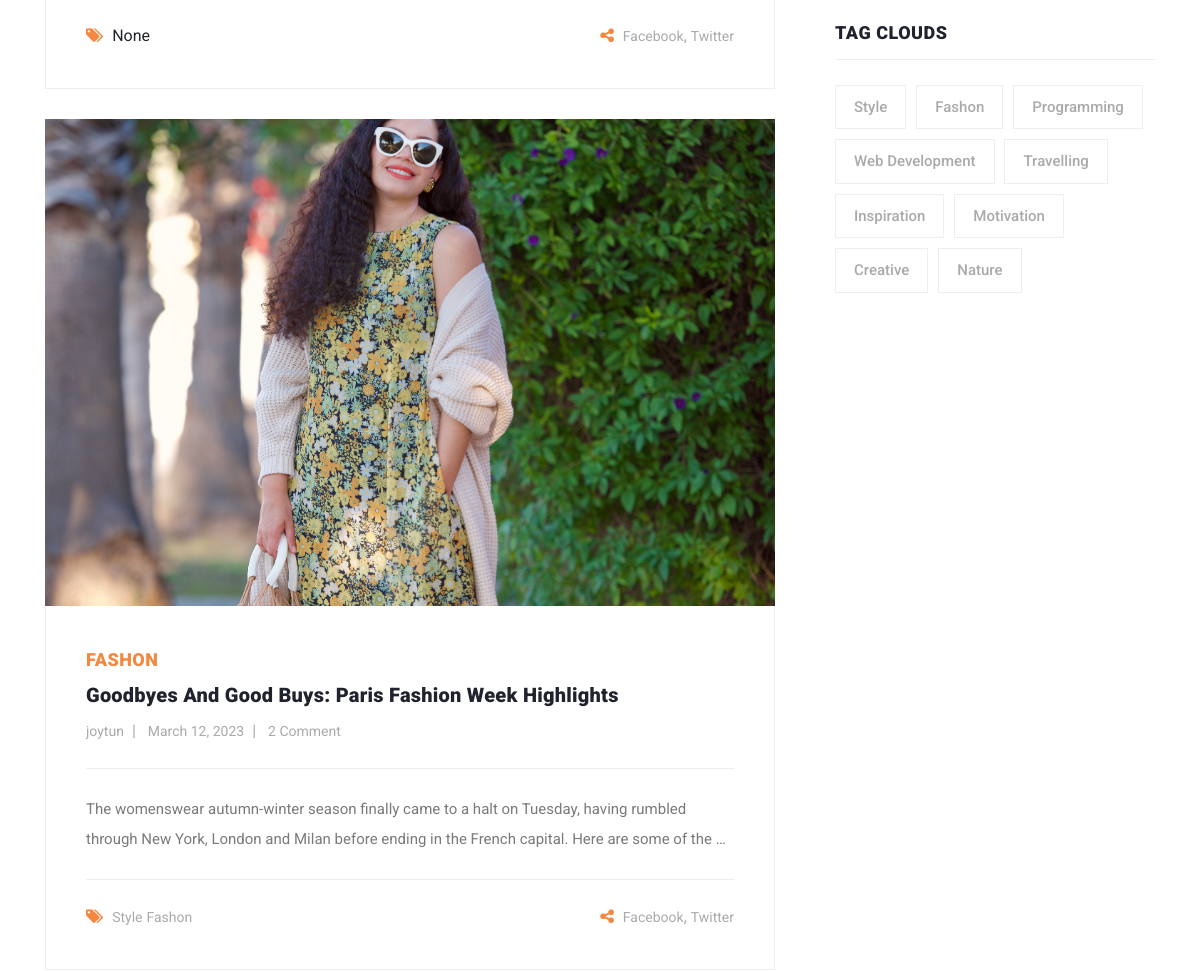
Before: / (middle part) with the older database file.
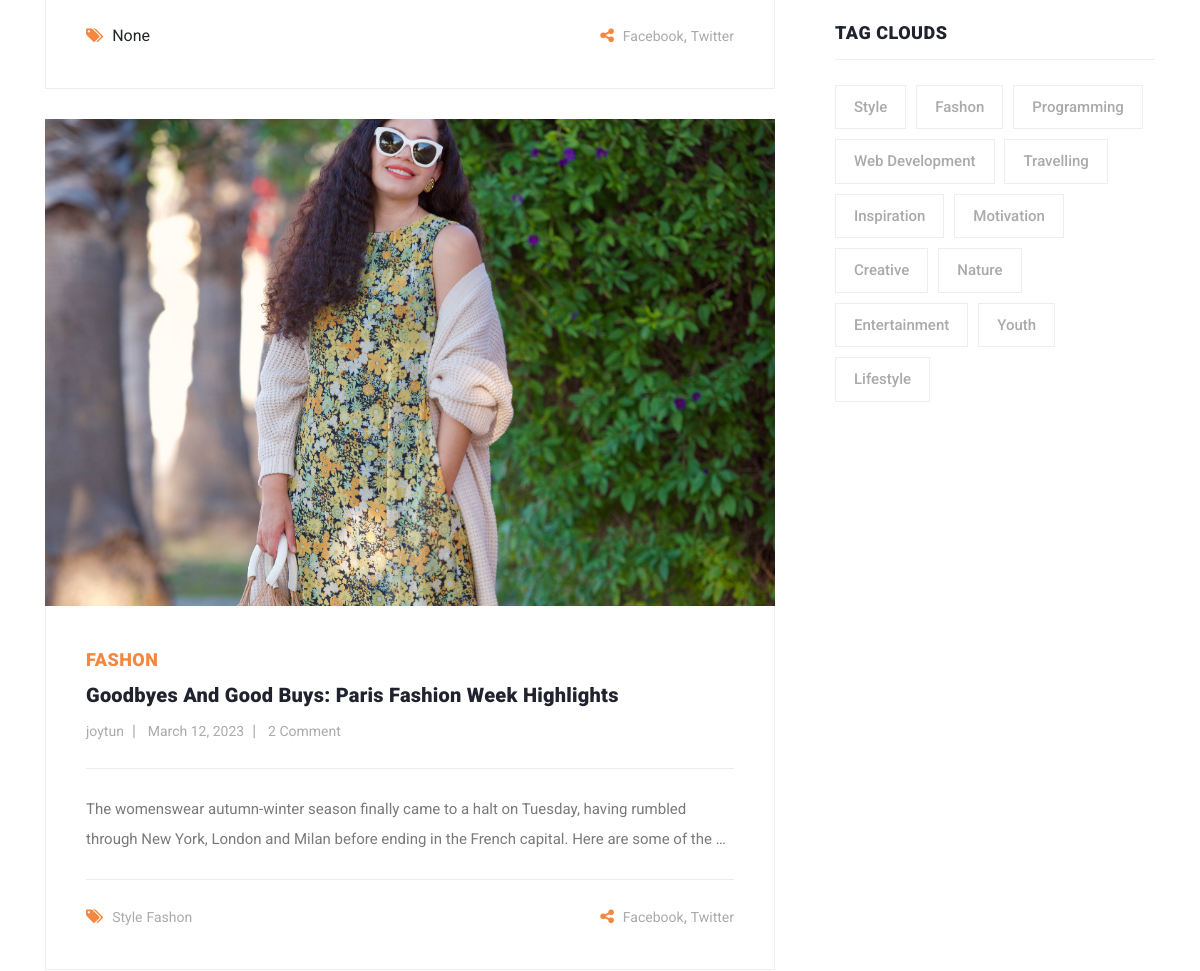
After: the same page with the newer database file.
### blog/models.py (models this page shows, shortened)
class Blog(models.Model):
    likes = models.ManyToManyField(
        user,
        related_name = 'user_likes',
        blank=True
    )
    user = models.ForeignKey(
        user,
        related_name = 'user_blogs',
        on_delete= models.CASCADE
    )
    category = models.ForeignKey(
        Category,
        related_name = 'category_blogs',
        on_delete= models.CASCADE
    )
    tags = models.ManyToManyField(
        Tag,
        related_name = 'tag_blogs',
        blank=True
    )
    title = models.CharField(max_length=250)
    description = models.TextField()
    slug = models.SlugField(null=True, blank = True)
    banner = models.ImageField(upload_to='blog_banners')
    created_date = models.DateField(auto_now_add=True)

class Category(models.Model):
    title = models.CharField(max_length=150, unique=True)
    slug = models.SlugField(null= True, blank = True)
    created_date = models.DateField(auto_now_add = True)
    def __str__(self) -> str:
        return self.title

class Tag(models.Model):
    title = models.CharField(max_length=150)
    slug = models.SlugField(null= True, blank = True)
    created_date = models.DateField(auto_now_add=True)

### user_profile/models.py (models this page shows, shortened)
class user(AbstractUser):
    email =  models.EmailField(
        max_length=150,
        unique=True,
        error_messages={
        "unique": "The email must be unique"
        }
    )
    profile_image = models.ImageField(
        null=True,
        blank=True,
        upload_to="profile_image"
    )
    REQUIRED_FIELDS = ["email"]
    objects = customUserManager()

### blog/views.py (the view)
# urls.py: path('', home, name='home'),
def home(request):
    blogs = Blog.objects.order_by('created_date')
    tags = Tag.objects.order_by('created_date')
    context = {
        "blogs" : blogs,
        "tags" : tags
    }
    return render(request, 'home.html', context)

### blog/context_processors.py (called while the page is built)
def get_all_categories(rewuest):
    Categories = Category.objects.all()
    context = {
        "categories" : Categories
    }
    return context

### templates/home.html (shortened to what this page needs)
{% extends 'base.html' %}
{% load static %}
{% block content %}
<section class="blog-posts">
    <div class="container">
      <div class="row">
        <div class="col-lg-8">
          <div class="all-blog-posts">
            <div class="row">
              {% for blog in blogs|slice:"3" %}
              <div class="col-lg-12">
                <div class="blog-post">
                  <div class="blog-thumb">
                    <img src="{{blog.banner.url}}" alt="">
                  </div>
                  <div class="down-content">
                    <span>{{blog.category}}</span>
                    <a href="#"><h4>{{blog.title}}</h4></a>
                    <ul class="post-info">
                      <li><a href="#">{{blog.user.username}}</a></li>
                      <li><a href="#">{{blog.created_date}}</a></li>
                      <li><a href="#">{{blog.blog_comments.all.count}} Comment</a></li>
                    </ul>
                    <p>{{blog.description|truncatewords:30}}</p>
                    <div class="post-options">
                      <div class="row">
                        <div class="col-6">
                          <ul class="post-tags">
                            <li><i class="fa fa-tags"></i></li>
                            {% if blog.tags.all.count > 0 %}
                            {% for tag in blog.tags.all %}
                            <li><a href="#">{{tag.title}}</a> </li>
                            {% endfor %}
                            {% else %}
                            None
                            {% endif %}
                          </ul>
                        </div>
                        <div class="col-6">
                          <ul class="post-share">
                            <li><i class="fa fa-share-alt"></i></li>
                            <li><a href="#">Facebook</a>,</li>
                            <li><a href="#">Twitter</a></li>
                          </ul>
                        </div>
                      </div>
                    </div>
                  </div>
                </div>
              </div>
               {% endfor %}
            </div>
          </div>
        </div>
        {% include 'sidebar.html' %}
      </div>
    </div>
  </section>
{% endblock content %}

### templates/base.html (shortened to what this page needs)
<!DOCTYPE html>
<html lang="en">
  <head>
      {% load static %}
    <link href="{% static 'vendor/bootstrap/css/bootstrap.min.css' %}" rel="stylesheet">
    <link rel="stylesheet" href="{% static 'css/fontawesome.css' %}">
    <link rel="stylesheet" href="{% static 'css/templatemo-stand-blog.css' %}">
    <link rel="stylesheet" href="{% static 'css/owl.css' %}">
    <link rel="stylesheet" href="{% static 'css/main.css' %}">
</head>
<body>
    {% block content %}
    {% endblock content %}
</body>
</html>

### templates/banner.html (shortened to what this page needs)
{% load static %}

### templates/sidebar.html (shortened to what this page needs)
<div class="col-lg-4">
  <div class="sidebar">
    <div class="row">
      <div class="col-lg-12">
        <div class="sidebar-item tags">
          <div class="sidebar-heading">
            <h2>Tag Clouds</h2>
          </div>
          <div class="content">
            <ul>
              {% for tag in tags %}
              <li><a href="{% url 'tag_blogs' tag.slug %}">{{tag.title}}</a></li>
              {% endfor %}
            </ul>
          </div>
        </div>
      </div>
    </div>
  </div>
</div>

### templates/scripts.html (shortened to what this page needs)
{% load static %}

### assets/css/templatemo-stand-blog.css (style rules this page uses)
body { font-family: 'Roboto', sans-serif; overflow-x: hidden; text-rendering: optimizeLegibility; -webkit-font-smoothing: antialiased; -moz-osx-font-smoothing: grayscale; }
p { margin-bottom: 0px; font-size: 15px; font-weight: 400; color: #7a7a7a; line-height: 30px; }
ul { padding: 0; margin: 0; list-style: none; }
h1,h2,h3,h4,h5,h6 { margin: 0px; }
.blog-posts { margin-top: 100px; }
.blog-posts .blog-post { margin-bottom: 30px; }
.blog-posts .blog-thumb img { width: 100%; overflow: hidden; }
.blog-posts .down-content { padding: 40px; border-right: 1px solid #eee; border-left: 1px solid #eee; border-bottom: 1px solid #eee; }
.blog-posts .down-content span { font-size: 18px; text-transform: uppercase; letter-spacing: 0.5px; font-weight: 900; color: #f48840; }
.blog-posts .down-content h4 { font-size: 24px; text-transform: capitalize; letter-spacing: 0.5px; font-weight: 900; color: #20232e; margin: 10px 0px 12px 0px; }
.blog-posts .down-content ul.post-info li { display: inline-block; margin-right: 8px; }
.blog-posts .down-content ul.post-info li:after { content: '|'; color: #aaa; margin-left: 8px; }
.blog-posts .down-content h4 { font-size: 20px; letter-spacing: 0.25px; }
.blog-posts .down-content ul.post-info li:last-child::after { display: none; }
.blog-posts .down-content ul.post-info li a { font-size: 14px; color: #aaa; font-weight: 400; transition: all .3s; }
.blog-posts .down-content p { padding: 25px 0px; margin: 25px 0px; border-top: 1px solid #eee; border-bottom: 1px solid #eee; }
.blog-posts .down-content ul.post-share { text-align: right; }
.blog-posts .down-content ul.post-tags li, .blog-posts .down-content ul.post-share li { display: inline-block; }
.blog-posts .down-content ul.post-tags li:first-child i, .blog-posts .down-content ul.post-share li:first-child i { color: #f48840; margin-right: 5px; }
.blog-posts .down-content ul.post-tags li, .blog-posts .down-content ul.post-share li { color: #aaa; }
.blog-posts .down-content ul.post-tags li a, .blog-posts .down-content ul.post-share li a { font-size: 14px; color: #aaa; font-weight: 400; transition: all .3s; }
.blog-posts .sidebar-heading h2 { font-size: 18px; text-transform: uppercase; font-weight: 900; letter-spacing: 0.5px; color: #20232e; border-bottom: 1px solid #eee; padding-bottom: 15px; margin-bottom: 25px; }
.sidebar { margin-left: 30px; }
.sidebar .sidebar-item { margin-top: 50px; }
.sidebar .sidebar-heading h2 { font-size: 18px; text-transform: uppercase; font-weight: 900; letter-spacing: 0.5px; color: #20232e; border-bottom: 1px solid #eee; padding-bottom: 15px; margin-bottom: 25px; }
.sidebar .tags ul li { margin-right: 6px; display: inline-block; }
.sidebar .tags ul li { margin-bottom: 10px; }
.sidebar .tags ul li a { font-size: 15px; font-weight: 500; color: #aaa; display: inline-block; border: 1px solid #eee; padding: 10px 18px; transition: all .3s; }

Changed rows visible on the page:
added Tag: title "Entertainment", shown under "TAG CLOUDS"
added Tag: title "Youth", shown under "TAG CLOUDS"
added Tag: title "Lifestyle", shown under "TAG CLOUDS"
